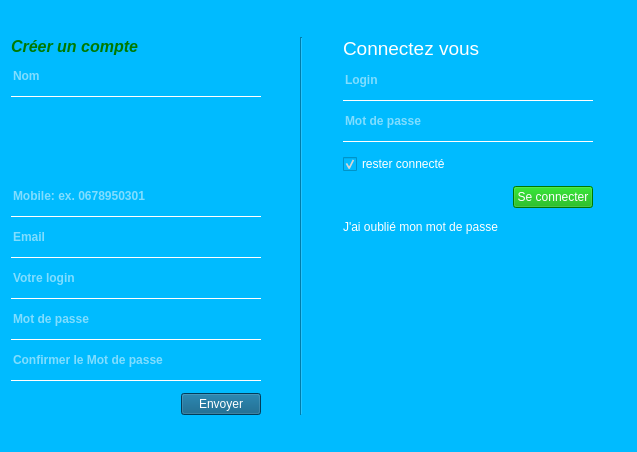
<?xml version="1.0" encoding="UTF-8"?>
<ui version="4.0">
 <class>Connexion</class>
 <widget class="QWidget" name="Connexion">
  <property name="windowModality">
   <enum>Qt::WindowModal</enum>
  </property>
  <property name="geometry">
   <rect>
    <x>0</x>
    <y>0</y>
    <width>637</width>
    <height>452</height>
   </rect>
  </property>
  <property name="minimumSize">
   <size>
    <width>637</width>
    <height>452</height>
   </size>
  </property>
  <property name="maximumSize">
   <size>
    <width>637</width>
    <height>452</height>
   </size>
  </property>
  <property name="windowTitle">
   <string>ApiSoft</string>
  </property>
  <property name="windowIcon">
   <iconset>
    <normaloff>../build-rucherManager-Desktop_Qt_5_4_0_MinGW_32bit-Debug/abeille.png</normaloff>../build-rucherManager-Desktop_Qt_5_4_0_MinGW_32bit-Debug/abeille.png</iconset>
  </property>
  <property name="styleSheet">
   <string notr="true">background-color: rgb(0, 187, 255);</string>
  </property>
  <layout class="QVBoxLayout" name="verticalLayout">
   <item>
    <layout class="QHBoxLayout" name="horizontalLayout">
     <item>
      <spacer name="horizontalSpacer">
       <property name="orientation">
        <enum>Qt::Horizontal</enum>
       </property>
       <property name="sizeHint" stdset="0">
        <size>
         <width>40</width>
         <height>20</height>
        </size>
       </property>
      </spacer>
     </item>
     <item>
      <widget class="QLabel" name="label">
       <property name="maximumSize">
        <size>
         <width>150</width>
         <height>50</height>
        </size>
       </property>
       <property name="text">
        <string/>
       </property>
       <property name="pixmap">
        <pixmap>../build-rucherManager-Desktop_Qt_5_4_0_MinGW_32bit-Debug/logo1.png</pixmap>
       </property>
       <property name="scaledContents">
        <bool>true</bool>
       </property>
       <property name="alignment">
        <set>Qt::AlignCenter</set>
       </property>
       <property name="wordWrap">
        <bool>false</bool>
       </property>
       <property name="margin">
        <number>0</number>
       </property>
      </widget>
     </item>
     <item>
      <spacer name="horizontalSpacer_2">
       <property name="orientation">
        <enum>Qt::Horizontal</enum>
       </property>
       <property name="sizeHint" stdset="0">
        <size>
         <width>40</width>
         <height>20</height>
        </size>
       </property>
      </spacer>
     </item>
    </layout>
   </item>
   <item>
    <spacer name="verticalSpacer_2">
     <property name="orientation">
      <enum>Qt::Vertical</enum>
     </property>
     <property name="sizeHint" stdset="0">
      <size>
       <width>20</width>
       <height>40</height>
      </size>
     </property>
    </spacer>
   </item>
   <item>
    <layout class="QHBoxLayout" name="horizontalLayout_6">
     <item>
      <layout class="QVBoxLayout" name="verticalLayout_2">
       <property name="spacing">
        <number>12</number>
       </property>
       <item>
        <widget class="QLabel" name="label_6">
         <property name="minimumSize">
          <size>
           <width>250</width>
           <height>0</height>
          </size>
         </property>
         <property name="font">
          <font>
           <family>Arial</family>
           <pointsize>12</pointsize>
           <weight>75</weight>
           <italic>true</italic>
           <bold>true</bold>
          </font>
         </property>
         <property name="styleSheet">
          <string notr="true">color: rgb(0, 121, 0);</string>
         </property>
         <property name="text">
          <string>Créer un compte</string>
         </property>
        </widget>
       </item>
       <item>
        <layout class="QVBoxLayout" name="verticalLayout_7">
         <item>
          <widget class="QLineEdit" name="nom">
           <property name="maximumSize">
            <size>
             <width>16777215</width>
             <height>16777215</height>
            </size>
           </property>
           <property name="font">
            <font>
             <family>Arial</family>
             <weight>75</weight>
             <bold>true</bold>
            </font>
           </property>
           <property name="styleSheet">
            <string notr="true">color: rgb(255, 255, 255);</string>
           </property>
           <property name="frame">
            <bool>false</bool>
           </property>
           <property name="placeholderText">
            <string>Nom</string>
           </property>
          </widget>
         </item>
         <item>
          <widget class="Line" name="line_5">
           <property name="maximumSize">
            <size>
             <width>16777215</width>
             <height>1</height>
            </size>
           </property>
           <property name="styleSheet">
            <string notr="true">color: rgb(255, 255, 255);</string>
           </property>
           <property name="frameShadow">
            <enum>QFrame::Plain</enum>
           </property>
           <property name="orientation">
            <enum>Qt::Horizontal</enum>
           </property>
          </widget>
         </item>
        </layout>
       </item>
       <item>
        <layout class="QVBoxLayout" name="verticalLayout_12">
         <item>
          <widget class="AddressFinder" name="Adresse" native="true">
           <property name="minimumSize">
            <size>
             <width>0</width>
             <height>150</height>
            </size>
           </property>
          </widget>
         </item>
        </layout>
       </item>
       <item>
        <layout class="QVBoxLayout" name="verticalLayout_11">
         <item>
          <widget class="QLineEdit" name="mobile">
           <property name="maximumSize">
            <size>
             <width>16777215</width>
             <height>16777215</height>
            </size>
           </property>
           <property name="font">
            <font>
             <family>Arial</family>
             <weight>75</weight>
             <bold>true</bold>
            </font>
           </property>
           <property name="styleSheet">
            <string notr="true">color: rgb(255, 255, 255);</string>
           </property>
           <property name="frame">
            <bool>false</bool>
           </property>
           <property name="placeholderText">
            <string>Mobile: ex. 0678950301</string>
           </property>
          </widget>
         </item>
         <item>
          <widget class="Line" name="line_9">
           <property name="maximumSize">
            <size>
             <width>16777215</width>
             <height>1</height>
            </size>
           </property>
           <property name="styleSheet">
            <string notr="true">color: rgb(255, 255, 255);</string>
           </property>
           <property name="frameShadow">
            <enum>QFrame::Plain</enum>
           </property>
           <property name="orientation">
            <enum>Qt::Horizontal</enum>
           </property>
          </widget>
         </item>
        </layout>
       </item>
       <item>
        <layout class="QVBoxLayout" name="verticalLayout_10">
         <item>
          <widget class="QLineEdit" name="mail">
           <property name="maximumSize">
            <size>
             <width>16777215</width>
             <height>16777215</height>
            </size>
           </property>
           <property name="font">
            <font>
             <family>Arial</family>
             <weight>75</weight>
             <bold>true</bold>
            </font>
           </property>
           <property name="styleSheet">
            <string notr="true">color: rgb(255, 255, 255);</string>
           </property>
           <property name="frame">
            <bool>false</bool>
           </property>
           <property name="placeholderText">
            <string>Email</string>
           </property>
          </widget>
         </item>
         <item>
          <widget class="Line" name="line_8">
           <property name="maximumSize">
            <size>
             <width>16777215</width>
             <height>1</height>
            </size>
           </property>
           <property name="styleSheet">
            <string notr="true">color: rgb(255, 255, 255);</string>
           </property>
           <property name="frameShadow">
            <enum>QFrame::Plain</enum>
           </property>
           <property name="orientation">
            <enum>Qt::Horizontal</enum>
           </property>
          </widget>
         </item>
        </layout>
       </item>
       <item>
        <layout class="QVBoxLayout" name="verticalLayout_9">
         <item>
          <widget class="QLineEdit" name="login_2">
           <property name="maximumSize">
            <size>
             <width>16777215</width>
             <height>16777215</height>
            </size>
           </property>
           <property name="font">
            <font>
             <family>Arial</family>
             <weight>75</weight>
             <bold>true</bold>
            </font>
           </property>
           <property name="styleSheet">
            <string notr="true">color: rgb(255, 255, 255);</string>
           </property>
           <property name="frame">
            <bool>false</bool>
           </property>
           <property name="placeholderText">
            <string>Votre login</string>
           </property>
          </widget>
         </item>
         <item>
          <widget class="Line" name="line_7">
           <property name="maximumSize">
            <size>
             <width>16777215</width>
             <height>1</height>
            </size>
           </property>
           <property name="styleSheet">
            <string notr="true">color: rgb(255, 255, 255);</string>
           </property>
           <property name="frameShadow">
            <enum>QFrame::Plain</enum>
           </property>
           <property name="orientation">
            <enum>Qt::Horizontal</enum>
           </property>
          </widget>
         </item>
        </layout>
       </item>
       <item>
        <layout class="QVBoxLayout" name="verticalLayout_8">
         <item>
          <widget class="QLineEdit" name="password">
           <property name="maximumSize">
            <size>
             <width>16777215</width>
             <height>16777215</height>
            </size>
           </property>
           <property name="font">
            <font>
             <family>Arial</family>
             <weight>75</weight>
             <bold>true</bold>
            </font>
           </property>
           <property name="styleSheet">
            <string notr="true">color: rgb(255, 255, 255);</string>
           </property>
           <property name="frame">
            <bool>false</bool>
           </property>
           <property name="echoMode">
            <enum>QLineEdit::Password</enum>
           </property>
           <property name="placeholderText">
            <string>Mot de passe</string>
           </property>
          </widget>
         </item>
         <item>
          <widget class="Line" name="line_6">
           <property name="maximumSize">
            <size>
             <width>16777215</width>
             <height>1</height>
            </size>
           </property>
           <property name="styleSheet">
            <string notr="true">color: rgb(255, 255, 255);</string>
           </property>
           <property name="frameShadow">
            <enum>QFrame::Plain</enum>
           </property>
           <property name="orientation">
            <enum>Qt::Horizontal</enum>
           </property>
          </widget>
         </item>
        </layout>
       </item>
       <item>
        <layout class="QVBoxLayout" name="verticalLayout_6">
         <item>
          <widget class="QLineEdit" name="password2">
           <property name="maximumSize">
            <size>
             <width>16777215</width>
             <height>16777215</height>
            </size>
           </property>
           <property name="font">
            <font>
             <family>Arial</family>
             <weight>75</weight>
             <bold>true</bold>
            </font>
           </property>
           <property name="styleSheet">
            <string notr="true">color: rgb(255, 255, 255);</string>
           </property>
           <property name="frame">
            <bool>false</bool>
           </property>
           <property name="echoMode">
            <enum>QLineEdit::Password</enum>
           </property>
           <property name="placeholderText">
            <string>Confirmer le Mot de passe</string>
           </property>
          </widget>
         </item>
         <item>
          <widget class="Line" name="line_4">
           <property name="maximumSize">
            <size>
             <width>16777215</width>
             <height>1</height>
            </size>
           </property>
           <property name="styleSheet">
            <string notr="true">color: rgb(255, 255, 255);</string>
           </property>
           <property name="frameShadow">
            <enum>QFrame::Plain</enum>
           </property>
           <property name="orientation">
            <enum>Qt::Horizontal</enum>
           </property>
          </widget>
         </item>
        </layout>
       </item>
       <item>
        <layout class="QHBoxLayout" name="horizontalLayout_5">
         <item>
          <spacer name="horizontalSpacer_5">
           <property name="orientation">
            <enum>Qt::Horizontal</enum>
           </property>
           <property name="sizeHint" stdset="0">
            <size>
             <width>40</width>
             <height>20</height>
            </size>
           </property>
          </spacer>
         </item>
         <item>
          <widget class="QPushButton" name="inscription">
           <property name="sizePolicy">
            <sizepolicy hsizetype="Maximum" vsizetype="Fixed">
             <horstretch>0</horstretch>
             <verstretch>0</verstretch>
            </sizepolicy>
           </property>
           <property name="cursor">
            <cursorShape>PointingHandCursor</cursorShape>
           </property>
           <property name="layoutDirection">
            <enum>Qt::LeftToRight</enum>
           </property>
           <property name="autoFillBackground">
            <bool>false</bool>
           </property>
           <property name="styleSheet">
            <string notr="true">background-color:rgb(0, 85, 127);
color: rgb(255, 255, 255);</string>
           </property>
           <property name="text">
            <string>Envoyer</string>
           </property>
          </widget>
         </item>
        </layout>
       </item>
      </layout>
     </item>
     <item>
      <spacer name="horizontalSpacer_6">
       <property name="orientation">
        <enum>Qt::Horizontal</enum>
       </property>
       <property name="sizeHint" stdset="0">
        <size>
         <width>40</width>
         <height>20</height>
        </size>
       </property>
      </spacer>
     </item>
     <item>
      <widget class="Line" name="line">
       <property name="orientation">
        <enum>Qt::Vertical</enum>
       </property>
      </widget>
     </item>
     <item>
      <spacer name="horizontalSpacer_9">
       <property name="orientation">
        <enum>Qt::Horizontal</enum>
       </property>
       <property name="sizeHint" stdset="0">
        <size>
         <width>40</width>
         <height>20</height>
        </size>
       </property>
      </spacer>
     </item>
     <item>
      <layout class="QVBoxLayout" name="verticalLayout_3">
       <property name="spacing">
        <number>12</number>
       </property>
       <item>
        <widget class="QLabel" name="label_7">
         <property name="minimumSize">
          <size>
           <width>250</width>
           <height>0</height>
          </size>
         </property>
         <property name="font">
          <font>
           <pointsize>14</pointsize>
          </font>
         </property>
         <property name="styleSheet">
          <string notr="true">color: rgb(255, 255, 255);</string>
         </property>
         <property name="text">
          <string>Connectez vous</string>
         </property>
        </widget>
       </item>
       <item>
        <layout class="QVBoxLayout" name="verticalLayout_4">
         <item>
          <widget class="QLineEdit" name="login">
           <property name="maximumSize">
            <size>
             <width>16777215</width>
             <height>16777215</height>
            </size>
           </property>
           <property name="font">
            <font>
             <family>Arial</family>
             <weight>75</weight>
             <bold>true</bold>
            </font>
           </property>
           <property name="styleSheet">
            <string notr="true">color: rgb(255, 255, 255);</string>
           </property>
           <property name="frame">
            <bool>false</bool>
           </property>
           <property name="placeholderText">
            <string>Login</string>
           </property>
          </widget>
         </item>
         <item>
          <widget class="Line" name="line_2">
           <property name="maximumSize">
            <size>
             <width>16777215</width>
             <height>1</height>
            </size>
           </property>
           <property name="styleSheet">
            <string notr="true">color: rgb(255, 255, 255);</string>
           </property>
           <property name="frameShadow">
            <enum>QFrame::Plain</enum>
           </property>
           <property name="orientation">
            <enum>Qt::Horizontal</enum>
           </property>
          </widget>
         </item>
        </layout>
       </item>
       <item>
        <layout class="QVBoxLayout" name="verticalLayout_5">
         <item>
          <widget class="QLineEdit" name="pass">
           <property name="maximumSize">
            <size>
             <width>16777215</width>
             <height>16777215</height>
            </size>
           </property>
           <property name="font">
            <font>
             <family>Arial</family>
             <weight>75</weight>
             <bold>true</bold>
            </font>
           </property>
           <property name="styleSheet">
            <string notr="true">color: rgb(255, 255, 255);</string>
           </property>
           <property name="frame">
            <bool>false</bool>
           </property>
           <property name="echoMode">
            <enum>QLineEdit::Password</enum>
           </property>
           <property name="placeholderText">
            <string>Mot de passe</string>
           </property>
          </widget>
         </item>
         <item>
          <widget class="Line" name="line_3">
           <property name="maximumSize">
            <size>
             <width>16777215</width>
             <height>1</height>
            </size>
           </property>
           <property name="styleSheet">
            <string notr="true">color: rgb(255, 255, 255);</string>
           </property>
           <property name="frameShadow">
            <enum>QFrame::Plain</enum>
           </property>
           <property name="orientation">
            <enum>Qt::Horizontal</enum>
           </property>
          </widget>
         </item>
        </layout>
       </item>
       <item>
        <widget class="QCheckBox" name="stay">
         <property name="styleSheet">
          <string notr="true">color: rgb(255, 255, 255);</string>
         </property>
         <property name="text">
          <string>rester connecté</string>
         </property>
         <property name="checked">
          <bool>true</bool>
         </property>
        </widget>
       </item>
       <item>
        <layout class="QHBoxLayout" name="horizontalLayout_4">
         <item>
          <spacer name="horizontalSpacer_4">
           <property name="orientation">
            <enum>Qt::Horizontal</enum>
           </property>
           <property name="sizeHint" stdset="0">
            <size>
             <width>40</width>
             <height>20</height>
            </size>
           </property>
          </spacer>
         </item>
         <item>
          <widget class="QPushButton" name="connexion">
           <property name="sizePolicy">
            <sizepolicy hsizetype="Maximum" vsizetype="Fixed">
             <horstretch>0</horstretch>
             <verstretch>0</verstretch>
            </sizepolicy>
           </property>
           <property name="cursor">
            <cursorShape>PointingHandCursor</cursorShape>
           </property>
           <property name="layoutDirection">
            <enum>Qt::LeftToRight</enum>
           </property>
           <property name="autoFillBackground">
            <bool>false</bool>
           </property>
           <property name="styleSheet">
            <string notr="true">background-color: rgb(0, 170, 0);
color: rgb(255, 255, 255);</string>
           </property>
           <property name="text">
            <string>Se connecter</string>
           </property>
          </widget>
         </item>
        </layout>
       </item>
       <item>
        <widget class="QLabel" name="label_5">
         <property name="cursor">
          <cursorShape>PointingHandCursor</cursorShape>
         </property>
         <property name="styleSheet">
          <string notr="true">color: rgb(255, 255, 255);</string>
         </property>
         <property name="text">
          <string>J'ai oublié mon mot de passe</string>
         </property>
        </widget>
       </item>
       <item>
        <spacer name="verticalSpacer">
         <property name="orientation">
          <enum>Qt::Vertical</enum>
         </property>
         <property name="sizeHint" stdset="0">
          <size>
           <width>20</width>
           <height>40</height>
          </size>
         </property>
        </spacer>
       </item>
      </layout>
     </item>
     <item>
      <spacer name="horizontalSpacer_7">
       <property name="orientation">
        <enum>Qt::Horizontal</enum>
       </property>
       <property name="sizeHint" stdset="0">
        <size>
         <width>40</width>
         <height>20</height>
        </size>
       </property>
      </spacer>
     </item>
    </layout>
   </item>
   <item>
    <spacer name="verticalSpacer_3">
     <property name="orientation">
      <enum>Qt::Vertical</enum>
     </property>
     <property name="sizeHint" stdset="0">
      <size>
       <width>20</width>
       <height>40</height>
      </size>
     </property>
    </spacer>
   </item>
   <item>
    <layout class="QHBoxLayout" name="horizontalLayout_2">
     <item>
      <widget class="QLabel" name="label_2">
       <property name="maximumSize">
        <size>
         <width>100</width>
         <height>25</height>
        </size>
       </property>
       <property name="text">
        <string/>
       </property>
       <property name="pixmap">
        <pixmap>../build-rucherManager-Desktop_Qt_5_4_0_MinGW_32bit-Debug/logoefreigroupefr.png</pixmap>
       </property>
       <property name="scaledContents">
        <bool>true</bool>
       </property>
      </widget>
     </item>
     <item>
      <spacer name="horizontalSpacer_3">
       <property name="orientation">
        <enum>Qt::Horizontal</enum>
       </property>
       <property name="sizeHint" stdset="0">
        <size>
         <width>40</width>
         <height>20</height>
        </size>
       </property>
      </spacer>
     </item>
     <item>
      <widget class="QLabel" name="label_3">
       <property name="maximumSize">
        <size>
         <width>100</width>
         <height>25</height>
        </size>
       </property>
       <property name="text">
        <string/>
       </property>
       <property name="pixmap">
        <pixmap>../build-rucherManager-Desktop_Qt_5_4_0_MinGW_32bit-Debug/logo_esigetel.png</pixmap>
       </property>
       <property name="scaledContents">
        <bool>true</bool>
       </property>
      </widget>
     </item>
    </layout>
   </item>
  </layout>
 </widget>
 <customwidgets>
  <customwidget>
   <class>AddressFinder</class>
   <extends>QWidget</extends>
   <header>addressfinder.h</header>
   <container>1</container>
  </customwidget>
 </customwidgets>
 <resources/>
 <connections>
  <connection>
   <sender>nom</sender>
   <signal>returnPressed()</signal>
   <receiver>Connexion</receiver>
   <slot>signMeup()</slot>
   <hints>
    <hint type="sourcelabel">
     <x>95</x>
     <y>119</y>
    </hint>
    <hint type="destinationlabel">
     <x>2</x>
     <y>61</y>
    </hint>
   </hints>
  </connection>
  <connection>
   <sender>mobile</sender>
   <signal>returnPressed()</signal>
   <receiver>Connexion</receiver>
   <slot>signMeup()</slot>
   <hints>
    <hint type="sourcelabel">
     <x>41</x>
     <y>197</y>
    </hint>
    <hint type="destinationlabel">
     <x>2</x>
     <y>176</y>
    </hint>
   </hints>
  </connection>
  <connection>
   <sender>mail</sender>
   <signal>returnPressed()</signal>
   <receiver>Connexion</receiver>
   <slot>signMeup()</slot>
   <hints>
    <hint type="sourcelabel">
     <x>93</x>
     <y>233</y>
    </hint>
    <hint type="destinationlabel">
     <x>0</x>
     <y>224</y>
    </hint>
   </hints>
  </connection>
  <connection>
   <sender>login_2</sender>
   <signal>returnPressed()</signal>
   <receiver>Connexion</receiver>
   <slot>signMeup()</slot>
   <hints>
    <hint type="sourcelabel">
     <x>68</x>
     <y>269</y>
    </hint>
    <hint type="destinationlabel">
     <x>1</x>
     <y>267</y>
    </hint>
   </hints>
  </connection>
  <connection>
   <sender>password</sender>
   <signal>returnPressed()</signal>
   <receiver>Connexion</receiver>
   <slot>signMeup()</slot>
   <hints>
    <hint type="sourcelabel">
     <x>62</x>
     <y>307</y>
    </hint>
    <hint type="destinationlabel">
     <x>1</x>
     <y>300</y>
    </hint>
   </hints>
  </connection>
  <connection>
   <sender>password2</sender>
   <signal>returnPressed()</signal>
   <receiver>Connexion</receiver>
   <slot>signMeup()</slot>
   <hints>
    <hint type="sourcelabel">
     <x>91</x>
     <y>339</y>
    </hint>
    <hint type="destinationlabel">
     <x>1</x>
     <y>341</y>
    </hint>
   </hints>
  </connection>
 </connections>
 <slots>
  <slot>signMeup()</slot>
 </slots>
</ui>
